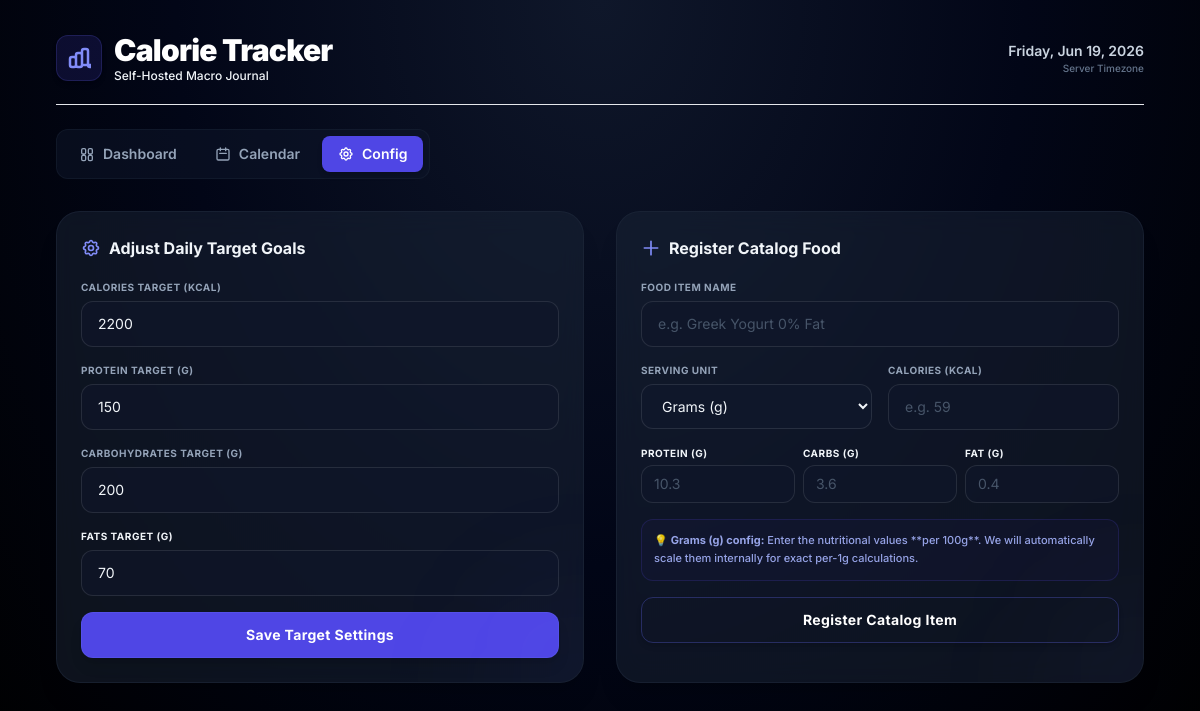
Before: /config with the older database file.
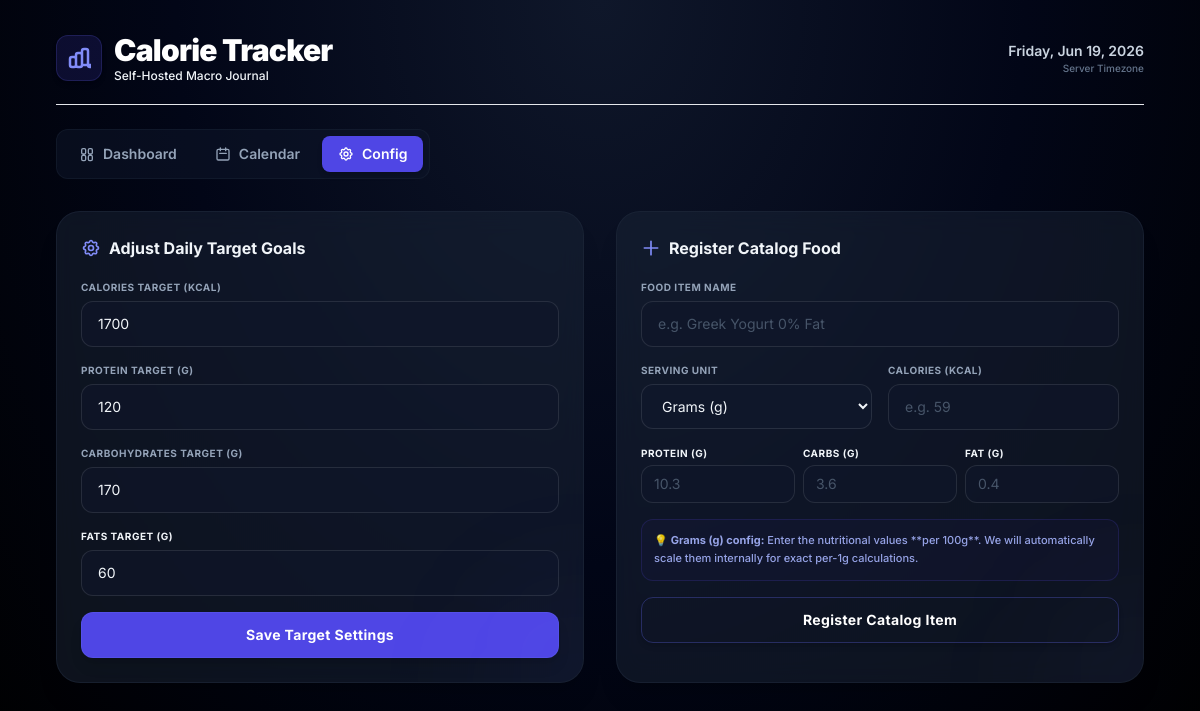
After: the same page with the newer database file.
### tables this page shows
CREATE TABLE targets (
        key TEXT PRIMARY KEY,
        value REAL NOT NULL
    );

### app/main.py (the view)
@app.get("/config", response_class=HTMLResponse)
def config_view(request: Request, success: str = None):
    conn = get_db_connection()
    cursor = conn.cursor()
    cursor.execute("SELECT key, value FROM targets;")
    targets = {row["key"]: row["value"] for row in cursor.fetchall()}
    conn.close()
    return templates.TemplateResponse(request, "config.html", {
        "active_tab": "config",
        "targets": targets,
        "success": success
    })

### app/templates/config.html (shortened to what this page needs)
{% extends "base.html" %}
{% block content %}
<div class="space-y-6">
    <div class="grid grid-cols-1 md:grid-cols-2 gap-8">
        <div class="glass-panel p-6 rounded-3xl border border-slate-800/60 shadow-xl relative overflow-hidden">
            <h2 class="text-base font-bold text-slate-100 mb-5 flex items-center gap-2">
                Adjust Daily Target Goals
            </h2>
            <form action="/settings/update" method="POST" class="space-y-4">
                <div>
                    <label class="block text-[10px] font-bold text-slate-400 uppercase tracking-wider mb-1.5">Calories Target (kcal)</label>
                    <input
                        type="number"
                        name="daily_calorie_target"
                        value="{{ targets.daily_calorie_target | int }}"
                        required
                        min="1"
                        class="w-full px-4 py-3 rounded-xl glass-input text-slate-100 text-sm"
                    >
                </div>
                <div>
                    <label class="block text-[10px] font-bold text-slate-400 uppercase tracking-wider mb-1.5">Protein Target (g)</label>
                    <input
                        type="number"
                        name="daily_protein_target"
                        value="{{ targets.daily_protein_target | int }}"
                        required
                        min="0"
                        class="w-full px-4 py-3 rounded-xl glass-input text-slate-100 text-sm"
                    >
                </div>
                <div>
                    <label class="block text-[10px] font-bold text-slate-400 uppercase tracking-wider mb-1.5">Carbohydrates Target (g)</label>
                    <input
                        type="number"
                        name="daily_carbs_target"
                        value="{{ targets.daily_carbs_target | int }}"
                        required
                        min="0"
                        class="w-full px-4 py-3 rounded-xl glass-input text-slate-100 text-sm"
                    >
                </div>
                <div>
                    <label class="block text-[10px] font-bold text-slate-450 uppercase tracking-wider mb-1.5">Fats Target (g)</label>
                    <input
                        type="number"
                        name="daily_fat_target"
                        value="{{ targets.daily_fat_target | int }}"
                        required
                        min="0"
                        class="w-full px-4 py-3 rounded-xl glass-input text-slate-100 text-sm"
                    >
                </div>
                <button
                    type="submit"
                    class="w-full py-3 rounded-xl bg-indigo-600 hover:bg-indigo-500 text-white font-bold text-sm tracking-wide shadow-lg hover:shadow-indigo-500/20 transition-all duration-150 border border-indigo-500/30"
                >
                    Save Target Settings
                </button>
            </form>
        </div>
        <div class="glass-panel p-6 rounded-3xl border border-slate-800/60 shadow-xl relative overflow-hidden">
            <div class="absolute -right-24 -bottom-24 w-48 h-48 bg-indigo-500/5 rounded-full blur-3xl pointer-events-none"></div>
            <h2 class="text-base font-bold text-slate-100 mb-5 flex items-center gap-2">
                <svg xmlns="http://www.w3.org/2000/svg" class="h-5 w-5 text-indigo-400" fill="none" viewBox="0 0 24 24" stroke="currentColor" stroke-width="2">
                    <path stroke-linecap="round" stroke-linejoin="round" d="M12 4v16m8-8H4" />
                </svg>
                Register Catalog Food
            </h2>
            <form action="/food/add" method="POST" class="space-y-4">
                <div>
                    <label class="block text-[10px] font-bold text-slate-400 uppercase tracking-wider mb-1.5">Food Item Name</label>
                    <input
                        type="text"
                        name="name"
                        placeholder="e.g. Greek Yogurt 0% Fat"
                        required
                        class="w-full px-4 py-3 rounded-xl glass-input text-slate-100 text-sm placeholder-slate-600"
                    >
                </div>
                <div class="grid grid-cols-2 gap-4">
                    <div>
                        <label class="block text-[10px] font-bold text-slate-400 uppercase tracking-wider mb-1.5">Serving Unit</label>
                        <select
                            id="food-add-unit-config"
                            name="unit"
                            onchange="toggleConfigFormUnitHelp()"
                            class="w-full px-4 py-3 rounded-xl glass-input text-slate-100 text-sm bg-slate-900"
                        >
                            <option value="g">Grams (g)</option>
                        </select>
                    </div>
                    <div>
                        <label class="block text-[10px] font-bold text-slate-400 uppercase tracking-wider mb-1.5">Calories (kcal)</label>
                        <input
                            type="number"
                            name="calories"
                            step="any"
                            placeholder="e.g. 59"
                            required
                            min="0"
                            class="w-full px-4 py-3 rounded-xl glass-input text-slate-100 text-sm placeholder-slate-600"
                        >
                    </div>
                </div>
                <div class="grid grid-cols-3 gap-2">
                    <div>
                        <label class="block text-[10px] font-bold text-slate-450 uppercase tracking-wider mb-1">Protein (g)</label>
                        <input
                            type="number"
                            name="protein"
                            step="any"
                            placeholder="10.3"
                            min="0"
                            class="w-full px-3 py-2 rounded-xl glass-input text-slate-100 text-sm placeholder-slate-600"
                        >
                    </div>
                    <div>
                        <label class="block text-[10px] font-bold text-slate-450 uppercase tracking-wider mb-1">Carbs (g)</label>
                        <input
                            type="number"
                            name="carbs"
                            step="any"
                            placeholder="3.6"
                            min="0"
                            class="w-full px-3 py-2 rounded-xl glass-input text-slate-100 text-sm placeholder-slate-600"
                        >
                    </div>
                    <div>
                        <label class="block text-[10px] font-bold text-slate-450 uppercase tracking-wider mb-1">Fat (g)</label>
                        <input
                            type="number"
                            name="fat"
                            step="any"
                            placeholder="0.4"
                            min="0"
                            class="w-full px-3 py-2 rounded-xl glass-input text-slate-100 text-sm placeholder-slate-600"
                        >
                    </div>
                </div>
                <div class="p-3 bg-indigo-950/20 border border-indigo-900/40 rounded-xl">
                    <p id="food-add-help-text-config" class="text-[11px] text-indigo-300/90 leading-relaxed font-medium">
                        💡 <strong>Grams (g) config:</strong> Enter the nutritional values **per 100g**. We will automatically scale them internally for exact per-1g calculations.
                    </p>
                </div>
                <button
                    type="submit"
                    class="w-full py-3 rounded-xl bg-indigo-650 hover:bg-indigo-600 text-white font-bold text-sm tracking-wide shadow-md transition-all duration-150 border border-indigo-500/30"
                >
                    Register Catalog Item
                </button>
            </form>
        </div>
    </div>
</div>
{% endblock %}

### app/templates/base.html (shortened to what this page needs)
<!DOCTYPE html>
<html lang="en" class="h-full bg-slate-950 text-slate-100">
<head>
    <script src="https://cdn.tailwindcss.com"></script>
    <link rel="stylesheet" href="/static/css/style.css">
</head>
<body class="min-h-full flex flex-col bg-[radial-gradient(ellipse_at_top,_var(--tw-gradient-stops))] from-slate-900 via-slate-950 to-black text-slate-100 antialiased pb-12">
    <div class="max-w-6xl w-full mx-auto px-4 sm:px-6 lg:px-8 mt-8 flex-1">
        <header class="flex justify-between items-center mb-6 border-b border-slate-850 pb-5">
            <div class="flex items-center gap-3">
                <div class="p-2.5 bg-indigo-600/15 rounded-xl border border-indigo-500/20 shadow-md">
                </div>
                <div>
                    <h1 class="text-2xl font-black tracking-tight text-white sm:text-3xl">Calorie Tracker</h1>
                    <p class="text-xs text-slate-450 font-medium">Self-Hosted Macro Journal</p>
                </div>
            </div>
            <div class="text-right">
                <span class="text-sm font-semibold text-slate-300 block" id="current-date-display">Today</span>
                <span class="text-[10px] font-medium text-slate-500 block">Server Timezone</span>
            </div>
        </header>
        <nav hx-boost="true" class="flex space-x-1.5 mb-8 bg-slate-900/50 p-1.5 rounded-xl border border-slate-800/40 w-fit">
            <a href="/" class="px-4 py-2 rounded-lg text-sm font-semibold transition-all duration-200 flex items-center gap-2 {% if active_tab == 'dashboard' %}bg-indigo-600 text-white shadow-md{% else %}text-slate-400 hover:text-slate-200 hover:bg-slate-800/50{% endif %}">
                Dashboard
            </a>
            <a href="/calendar" class="px-4 py-2 rounded-lg text-sm font-semibold transition-all duration-200 flex items-center gap-2 {% if active_tab == 'calendar' %}bg-indigo-600 text-white shadow-md{% else %}text-slate-400 hover:text-slate-200 hover:bg-slate-800/50{% endif %}">
                <svg xmlns="http://www.w3.org/2000/svg" class="h-4 w-4" fill="none" viewBox="0 0 24 24" stroke="currentColor" stroke-width="2">
                    <path stroke-linecap="round" stroke-linejoin="round" d="M8 7V3m8 4V3m-9 8h10M5 21h14a2 2 0 002-2V7a2 2 0 00-2-2H5a2 2 0 00-2 2v12a2 2 0 002 2z" />
                </svg>
                Calendar
            </a>
            <a href="/config" class="px-4 py-2 rounded-lg text-sm font-semibold transition-all duration-200 flex items-center gap-2 {% if active_tab == 'config' %}bg-indigo-600 text-white shadow-md{% else %}text-slate-400 hover:text-slate-200 hover:bg-slate-800/50{% endif %}">
                Config
            </a>
        </nav>
        {% block content %}{% endblock %}
    </div>
</body>
</html>

### app/static/css/style.css (style rules this page uses)
:root { --glass-bg: rgba(30, 41, 59, 0.45); --glass-border: rgba(255, 255, 255, 0.08); }
.glass-panel { background: var(--glass-bg); backdrop-filter: blur(12px); -webkit-backdrop-filter: blur(12px); border: 1px solid var(--glass-border); }
.glass-input { background: rgba(15, 23, 42, 0.6); border: 1px solid rgba(255, 255, 255, 0.1); transition: all 0.2s cubic-bezier(0.4, 0, 0.2, 1); }

Changed rows visible on the page:
changed targets (number 1 of 4 on the later page): daily_calorie_target "2200" → "1700"
changed targets (number 2 of 4 on the later page): daily_protein_target "150" → "120"
changed targets (number 3 of 4 on the later page): daily_carbs_target "200" → "170"
changed targets (number 4 of 4 on the later page): daily_fat_target "70" → "60"
